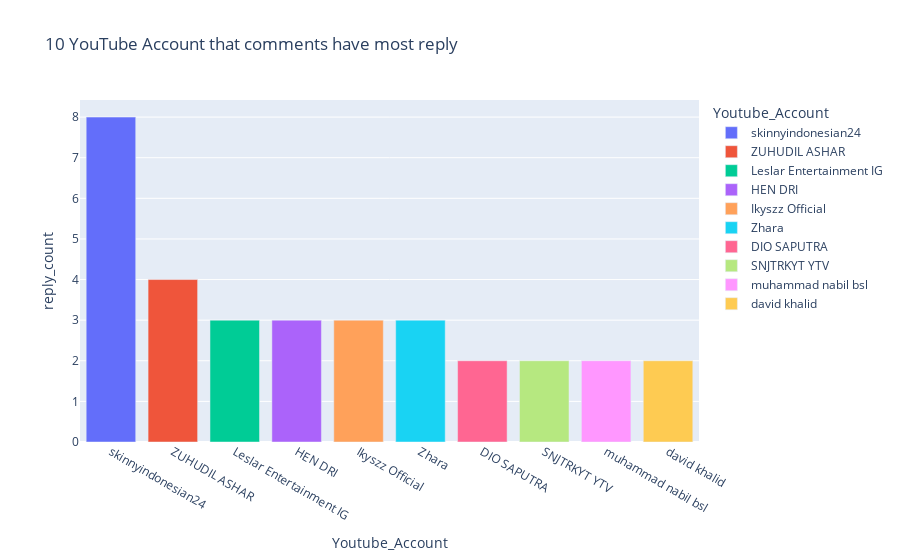

The code cell stored with this chart in its notebook:
### Markdown cell above
### 10 YouTube Account that comments have most reply

### Code cell
account = data['Name'].value_counts().head(10)
account = pd.DataFrame(data=account)
account.reset_index(inplace=True)
account = account.rename(columns = {"index" : "Youtube_Account",
                                    'Name': "reply_count"})
fig = px.bar(account, x='Youtube_Account', y='reply_count',
            color='Youtube_Account', title='10 YouTube Account that comments have most reply')
fig.show()

### Figure 1 — Plotly figure (JSON) as saved in the notebook; plotly's stock layout.template omitted (floating-point values rounded to 4 significant figures)
{"data": [{"alignmentgroup": "True", "hovertemplate": "Youtube_Account=%{x}<br>reply_count=%{y}<extra></extra>", "legendgroup": "skinnyindonesian24", "marker": {"color": "#636efa", "pattern": {"shape": ""}}, "name": "skinnyindonesian24", "offsetgroup": "skinnyindonesian24", "orientation": "v", "showlegend": true, "textposition": "auto", "type": "bar", "x": ["skinnyindonesian24"], "xaxis": "x", "y": [8], "yaxis": "y"}, {"alignmentgroup": "True", "hovertemplate": "Youtube_Account=%{x}<br>reply_count=%{y}<extra></extra>", "legendgroup": "ZUHUDIL ASHAR", "marker": {"color": "#EF553B", "pattern": {"shape": ""}}, "name": "ZUHUDIL ASHAR", "offsetgroup": "ZUHUDIL ASHAR", "orientation": "v", "showlegend": true, "textposition": "auto", "type": "bar", "x": ["ZUHUDIL ASHAR"], "xaxis": "x", "y": [4], "yaxis": "y"}, {"alignmentgroup": "True", "hovertemplate": "Youtube_Account=%{x}<br>reply_count=%{y}<extra></extra>", "legendgroup": "Leslar Entertainment IG", "marker": {"color": "#00cc96", "pattern": {"shape": ""}}, "name": "Leslar Entertainment IG", "offsetgroup": "Leslar Entertainment IG", "orientation": "v", "showlegend": true, "textposition": "auto", "type": "bar", "x": ["Leslar Entertainment IG"], "xaxis": "x", "y": [3], "yaxis": "y"}, {"alignmentgroup": "True", "hovertemplate": "Youtube_Account=%{x}<br>reply_count=%{y}<extra></extra>", "legendgroup": "HEN DRI", "marker": {"color": "#ab63fa", "pattern": {"shape": ""}}, "name": "HEN DRI", "offsetgroup": "HEN DRI", "orientation": "v", "showlegend": true, "textposition": "auto", "type": "bar", "x": ["HEN DRI"], "xaxis": "x", "y": [3], "yaxis": "y"}, {"alignmentgroup": "True", "hovertemplate": "Youtube_Account=%{x}<br>reply_count=%{y}<extra></extra>", "legendgroup": "Ikyszz Official", "marker": {"color": "#FFA15A", "pattern": {"shape": ""}}, "name": "Ikyszz Official", "offsetgroup": "Ikyszz Official", "orientation": "v", "showlegend": true, "textposition": "auto", "type": "bar", "x": ["Ikyszz Official"], "xaxis": "x", "y": [3], "yaxis": "y"}, {"alignmentgroup": "True", "hovertemplate": "Youtube_Account=%{x}<br>reply_count=%{y}<extra></extra>", "legendgroup": "Zhara", "marker": {"color": "#19d3f3", "pattern": {"shape": ""}}, "name": "Zhara", "offsetgroup": "Zhara", "orientation": "v", "showlegend": true, "textposition": "auto", "type": "bar", "x": ["Zhara"], "xaxis": "x", "y": [3], "yaxis": "y"}, {"alignmentgroup": "True", "hovertemplate": "Youtube_Account=%{x}<br>reply_count=%{y}<extra></extra>", "legendgroup": "DIO SAPUTRA", "marker": {"color": "#FF6692", "pattern": {"shape": ""}}, "name": "DIO SAPUTRA", "offsetgroup": "DIO SAPUTRA", "orientation": "v", "showlegend": true, "textposition": "auto", "type": "bar", "x": ["DIO SAPUTRA"], "xaxis": "x", "y": [2], "yaxis": "y"}, {"alignmentgroup": "True", "hovertemplate": "Youtube_Account=%{x}<br>reply_count=%{y}<extra></extra>", "legendgroup": "SNJTRKYT YTV", "marker": {"color": "#B6E880", "pattern": {"shape": ""}}, "name": "SNJTRKYT YTV", "offsetgroup": "SNJTRKYT YTV", "orientation": "v", "showlegend": true, "textposition": "auto", "type": "bar", "x": ["SNJTRKYT YTV"], "xaxis": "x", "y": [2], "yaxis": "y"}, {"alignmentgroup": "True", "hovertemplate": "Youtube_Account=%{x}<br>reply_count=%{y}<extra></extra>", "legendgroup": "muhammad nabil bsl", "marker": {"color": "#FF97FF", "pattern": {"shape": ""}}, "name": "muhammad nabil bsl", "offsetgroup": "muhammad nabil bsl", "orientation": "v", "showlegend": true, "textposition": "auto", "type": "bar", "x": ["muhammad nabil bsl"], "xaxis": "x", "y": [2], "yaxis": "y"}, {"alignmentgroup": "True", "hovertemplate": "Youtube_Account=%{x}<br>reply_count=%{y}<extra></extra>", "legendgroup": "david khalid", "marker": {"color": "#FECB52", "pattern": {"shape": ""}}, "name": "david khalid", "offsetgroup": "david khalid", "orientation": "v", "showlegend": true, "textposition": "auto", "type": "bar", "x": ["david khalid"], "xaxis": "x", "y": [2], "yaxis": "y"}], "layout": {"barmode": "relative", "legend": {"title": {"text": "Youtube_Account"}, "tracegroupgap": 0}, "title": {"text": "10 YouTube Account that comments have most reply"}, "xaxis": {"anchor": "y", "categoryarray": ["skinnyindonesian24", "ZUHUDIL ASHAR", "Leslar Entertainment IG", "HEN DRI", "Ikyszz Official", "Zhara", "DIO SAPUTRA", "SNJTRKYT YTV", "muhammad nabil bsl", "david khalid"], "categoryorder": "array", "domain": [0, 1], "title": {"text": "Youtube_Account"}}, "yaxis": {"anchor": "x", "domain": [0, 1], "title": {"text": "reply_count"}}}}
